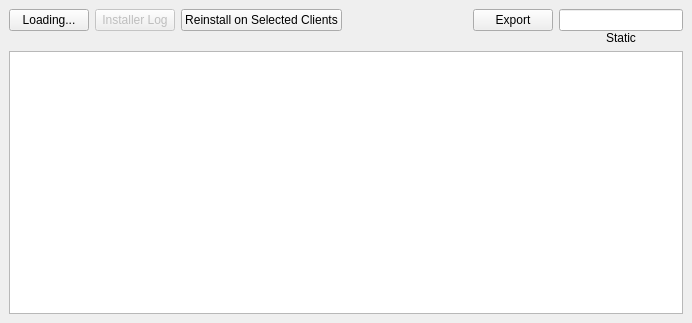
<?xml version="1.0" encoding="UTF-8"?>
<ui version="4.0">
 <class>CFilesetReportDlg</class>
 <widget class="QWidget" name="CFilesetReportDlg">
  <property name="geometry">
   <rect>
    <x>0</x>
    <y>0</y>
    <width>692</width>
    <height>323</height>
   </rect>
  </property>
  <property name="windowTitle">
   <string>Fileset Report</string>
  </property>
  <layout class="QVBoxLayout" name="verticalLayout">
   <property name="margin">
    <number>0</number>
   </property>
   <item>
    <widget class="QWidget" name="widget" native="true">
     <layout class="QGridLayout" name="gridLayout">
      <property name="bottomMargin">
       <number>0</number>
      </property>
      <property name="verticalSpacing">
       <number>0</number>
      </property>
      <item row="0" column="8">
       <widget class="SearchLineEdit" name="searchED"/>
      </item>
      <item row="1" column="8">
       <widget class="QLabel" name="_numClientsField">
        <property name="text">
         <string>Static</string>
        </property>
        <property name="alignment">
         <set>Qt::AlignCenter</set>
        </property>
       </widget>
      </item>
      <item row="0" column="6">
       <widget class="QPushButton" name="exportPB">
        <property name="text">
         <string>Export</string>
        </property>
       </widget>
      </item>
      <item row="0" column="4">
       <widget class="QPushButton" name="reinstallPB">
        <property name="text">
         <string>Reinstall on Selected Clients</string>
        </property>
       </widget>
      </item>
      <item row="0" column="5">
       <spacer name="horizontalSpacer">
        <property name="orientation">
         <enum>Qt::Horizontal</enum>
        </property>
        <property name="sizeHint" stdset="0">
         <size>
          <width>40</width>
          <height>20</height>
         </size>
        </property>
       </spacer>
      </item>
      <item row="0" column="2">
       <widget class="QPushButton" name="installerLogPB">
        <property name="enabled">
         <bool>false</bool>
        </property>
        <property name="text">
         <string>Installer Log</string>
        </property>
       </widget>
      </item>
      <item row="0" column="1">
       <widget class="QPushButton" name="updatePB">
        <property name="sizePolicy">
         <sizepolicy hsizetype="Fixed" vsizetype="Fixed">
          <horstretch>0</horstretch>
          <verstretch>0</verstretch>
         </sizepolicy>
        </property>
        <property name="text">
         <string>Loading...</string>
        </property>
       </widget>
      </item>
     </layout>
    </widget>
   </item>
   <item>
    <widget class="QWidget" name="clientsFrame" native="true">
     <layout class="QGridLayout" name="gridLayout_2">
      <property name="topMargin">
       <number>0</number>
      </property>
      <item row="0" column="0">
       <widget class="QTreeView" name="m_ListClients">
        <property name="editTriggers">
         <set>QAbstractItemView::NoEditTriggers</set>
        </property>
        <property name="alternatingRowColors">
         <bool>true</bool>
        </property>
        <property name="selectionMode">
         <enum>QAbstractItemView::ExtendedSelection</enum>
        </property>
        <property name="rootIsDecorated">
         <bool>false</bool>
        </property>
        <property name="sortingEnabled">
         <bool>true</bool>
        </property>
       </widget>
      </item>
     </layout>
    </widget>
   </item>
  </layout>
 </widget>
 <customwidgets>
  <customwidget>
   <class>SearchLineEdit</class>
   <extends>QLineEdit</extends>
   <header>FileWaveGuiLib/searchlineedit/searchlineedit.h</header>
  </customwidget>
 </customwidgets>
 <resources/>
 <connections/>
</ui>
